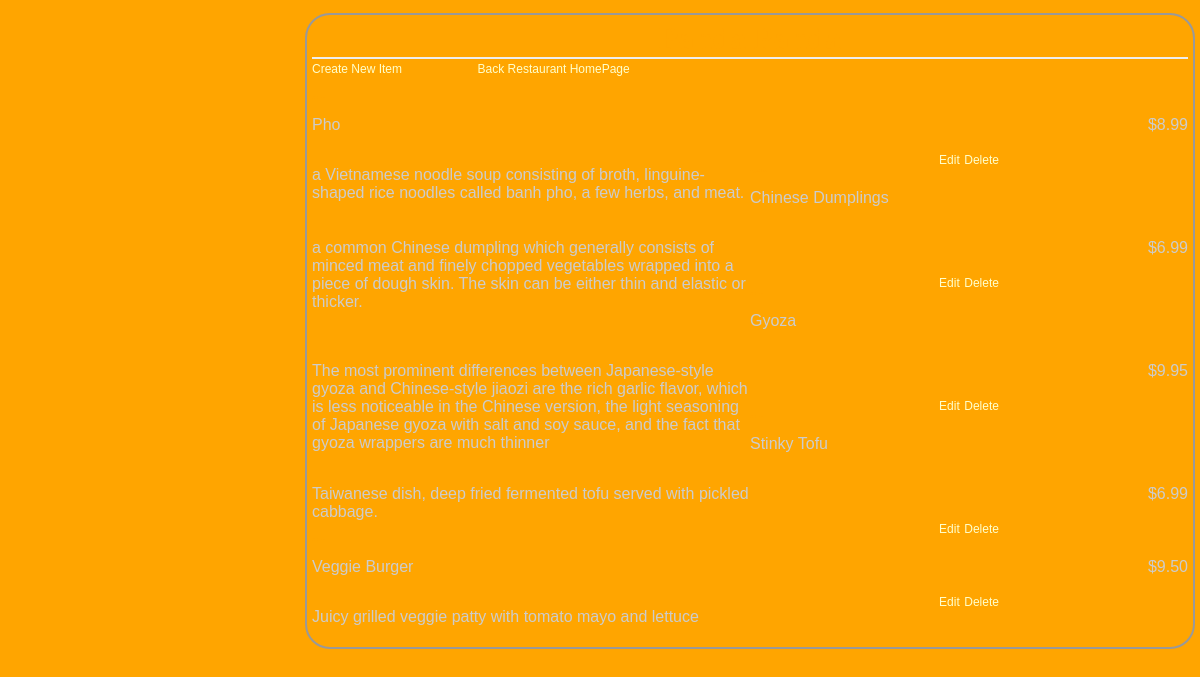
Page /restaurants/3/menu/ on the committed database.
### database_setup.py (models this page shows, shortened)
class MenuItem(Base):
    __tablename__ = 'menu_item'
    name = Column(String(80), nullable=False)
    id = Column(Integer, primary_key=True)
    description = Column(String(250))
    price = Column(String(8))
    course = Column(String(250))
    restaurant_id = Column(Integer, ForeignKey('restaurant.id'))
    restaurant = relationship(Restaurant)

### finalProject.py (the view)
@app.route('/restaurants/<int:restaurant_id>/')
@app.route('/restaurants/<int:restaurant_id>/menu/')
def showMenu(restaurant_id):
    restaurant = session.query(Restaurant).filter_by(id=restaurant_id).one()
    menu_list= session.query(MenuItem).filter_by(restaurant_id=restaurant_id).all()
    noRestaurantMessage = ""
    if len(menu_list) == 0:
        nullMessage = "There is no menu item yet."
    return render_template('menu.html', restaurant=restaurant, items=menu_list, Message=noRestaurantMessage)

### templates/menu.html (shortened to what this page needs)
<html>
<head>
	<link rel=stylesheet type=text/css href="{{ url_for('static', filename='styles.css') }}">
</head>
<body>
  <div class = 'pane'>
    <div class = 'header'> <h1>{{ restaurant.name }}</h1></div>
		{% if items == '' %}
			  <h3>{{ Message}}</h3>
				<a href = "{{url_for('newMenuItem', restaurant_id = restaurant.id )}}">Create New Item</a>
							&nbsp;&nbsp;&nbsp;&nbsp;&nbsp;&nbsp;&nbsp;&nbsp;&nbsp;&nbsp;&nbsp;&nbsp;&nbsp;&nbsp;&nbsp;
				<a href = "{{url_for('showRestaurants')}}">Back Restaurant HomePage</a>
		 </div>
		{% else %}
			<a href = "{{url_for('newMenuItem', restaurant_id = restaurant.id )}}">Create New Item</a>
			<a href = "{{url_for('showRestaurants')}}">Back Restaurant HomePage</a>
      {% for i in items %}
			 		{% if i.course == 'Appetizer' %}
					<h2>Appetizers</h2>
          	<div class = 'nameAndPrice'>
          		<span class = 'name'><p>{{i.name}}</p></span>
          		<span class = 'price'><p>{{i.price}} </p></span>
          	</div>
          	<div class = 'description'><p>{{i.description}}</p></div>
	          <div class = "editdeletepane">
							<a href='{{url_for('editMenuItem', restaurant_id = restaurant.id, menu_id=i.id ) }}' >Edit</a>
							<a href='{{url_for('deleteMenuItem', restaurant_id = restaurant.id, menu_id=i.id ) }}' >Delete</a>
            </div>
						{% endif %}
						{% if i.course == 'Entree' %}
						<h2>Entrees</h2>
	          	<div class = 'nameAndPrice'>
	          		<span class = 'name'><p>{{i.name}}</p></span>
	          		<span class = 'price'><p>{{i.price}} </p></span>
	          	</div>
	          	<div class = 'description'><p>{{i.description}}</p></div>
		          <div class = "editdeletepane">
								<a href='{{url_for('editMenuItem', restaurant_id = restaurant.id, menu_id=i.id ) }}' >Edit</a>
								<a href='{{url_for('deleteMenuItem', restaurant_id = restaurant.id, menu_id=i.id ) }}' >Delete</a>
	            </div>
							{% endif %}
      {% endfor %}
   {% endif %}
</body>
</html>

### static/styles.css (style rules this page uses)
body { font-family: sans-serif; background-color: #FFA500 }
h1, h3, h4 { color: #FFA500; }
h2 { color: #FFA500; }
h1, h2 { font-family: 'georgia', serif; margin: 0; }
h1 { border-bottom: 2px solid #eee; }
h2 { font-size: 4px; }
p, dd, dt { color: #cccccc; }
a { text-decoration: none; color: #ffffcc; font-size: .75em; }
.pane { position: absolute; left: 25%; border: 2px solid; border-radius: 25px; padding: 5px; margin: 5px; border-color: #999999; background-color: #FFA500; }
.header { left: 50%; text-align: center; }
.name { width: 50%; display: inline-block; float: left; }
.description { width: 50%; display: inline-block; float: left; }
.price { text-align: right; width: 50%; float: right; }
.editdeletepane { left: 100%; text-align: center; }

### rows in the picture
MenuItem: name "Pho", price "$8.99", description "a Vietnamese noodle soup consisting of broth, linguine-shaped rice noodles called banh pho, a few herbs, and meat."
MenuItem: name "Chinese Dumplings", price "$6.99", description "a common Chinese dumpling which generally consists of minced meat and finely chopped vegetables wrapped into a piece of dough skin. The skin can be either thin and elastic or thicker."
MenuItem: name "Gyoza", price "$9.95", description "The most prominent differences between Japanese-style gyoza and Chinese-style jiaozi are the rich garlic flavor, which is less noticeable in the Chinese version, the light seasoning of Japanese gyoza with salt and soy sauce, and the fact that gyoza wrappers are much thinner"
MenuItem: name "Stinky Tofu", price "$6.99", description "Taiwanese dish, deep fried fermented tofu served with pickled cabbage."
MenuItem: name "Veggie Burger", price "$9.50", description "Juicy grilled veggie patty with tomato mayo and lettuce"
